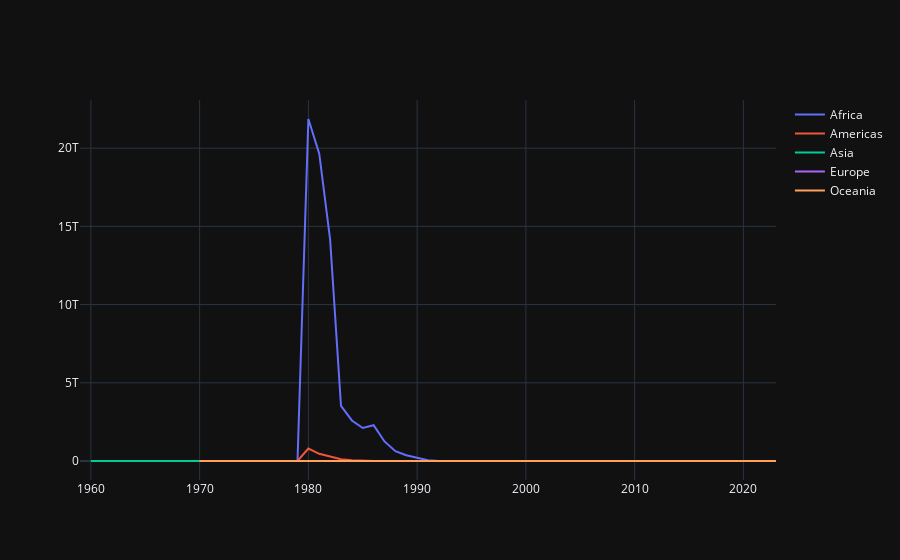

Notebook cell for this chart:
### Code cell
fig = go.Figure()

for region, data in defense_region.groupby('region'):
    subset = data.groupby('year')['value_usd_per_capita'].mean().reset_index(name='value_usd_per_capita')

    fig.add_trace(
        go.Scatter(
            x=subset['year'],
            y=subset['value_usd_per_capita'],
            name=region
        )
    )

fig.show()
